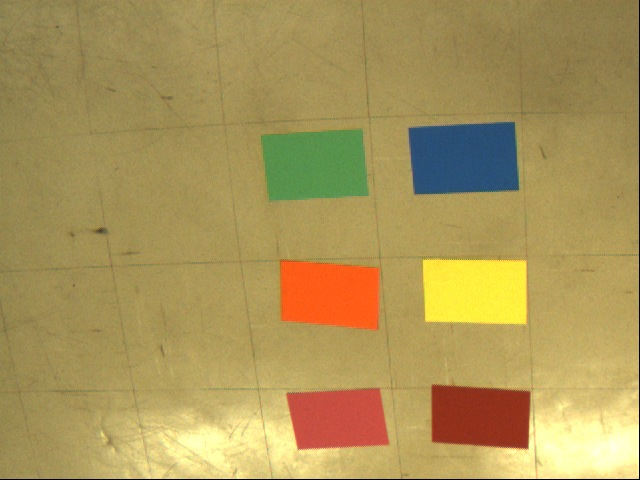
//> input picture cores.jpeg, 640 x 480 px
$ ./threshold_picker cores.jpeg   (built with g++ and OpenCV 4)
//> lines starting //> are read from the running program, lines starting //| are printed output that depends on the picture
#include "opencv2/imgproc/imgproc.hpp"
#include "opencv2/highgui/highgui.hpp"
#include <stdlib.h>
#include <stdio.h>

#define MAX_BINARY_VALUE 255
#define MAX_GRAY_VALUE 255

#define WINDOW_TITLE "Threshold Picker"
#define TB_LOWER_NAME "Threshold lower value"
#define TB_UPPER_NAME "Threshold upper value"

//Types of effects - this is used when writing the applied
//effects to a string
#define EROSION 3
#define DILATION 4
#define OPENING 5
#define CLOSING 6

//This is the string that hold all applied effects in order
char *applied_effects = NULL ;

using namespace cv ;


//When using a single threshold set this to 255
int threshold_upper_value = 255 ;
int threshold_lower_value = 0 ;

//Declaration of image handlers
Mat source, modified, gray, binary ;

//Prototype of trackbar envent handler function
void trackbar_event(int , void *) ;

//Prototype of effects menu function
int effects_menu() ;

//Prototype of apply threshold function
void apply_threshold() ;

//Prototype of write effects to string function
void write_effects_str(int operation, int kernel_type, int kernel_size) ;

//Prototype of function apply dilation
void apply_dilation() ;

int main(int argc, char *argv[]) {


	if (argc != 2) {
		printf("usage: %s <filename>\n", argv[0]) ;
		exit(2) ;
	}

	//Reads the original image and converts it to gray scale
	source = imread(argv[1], CV_LOAD_IMAGE_COLOR) ;
//> source is the input picture: 480 rows x 640 cols, CV_8UC3; mean B, G, R 88.4, 149.4, 171.1
	modified = source.clone() ;
	cvtColor(source, gray, CV_BGR2GRAY) ;
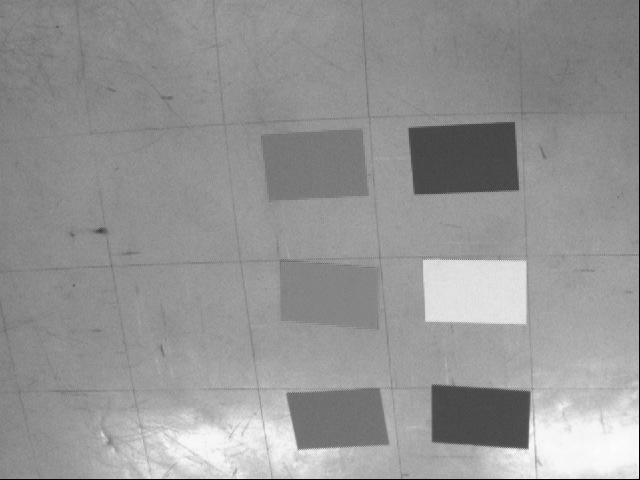
//> gray: 480 rows x 640 cols, CV_8UC1; min 1, max 252, mean 149


	namedWindow(WINDOW_TITLE, CV_WINDOW_AUTOSIZE) ;

	//Upper threshold value trackbar
	createTrackbar(TB_UPPER_NAME, WINDOW_TITLE, &threshold_upper_value, MAX_BINARY_VALUE, trackbar_event) ;
	createTrackbar(TB_LOWER_NAME, WINDOW_TITLE, &threshold_lower_value, MAX_BINARY_VALUE, trackbar_event) ;
//> slider 'Threshold lower value' is set to 51

	trackbar_event(0, 0) ;

	waitKey(1) ;
	//Keep showing menu until user select to exit
	while(effects_menu()) ;

	return 0 ;
}


//Apply dual side threshold on the image with effects applied
//It does not show the image on the screen!
void apply_threshold() {
	cvtColor(modified, gray, CV_BGR2GRAY) ;
	//Apply a dual side threshold on gray image to binarize it
	inRange(gray, threshold_lower_value, threshold_upper_value, binary) ;
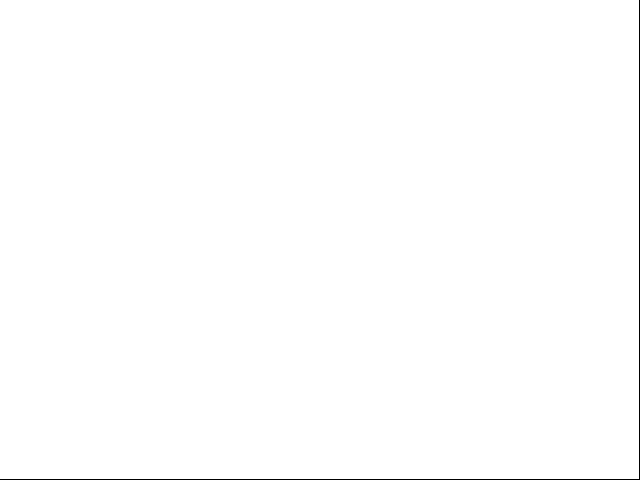
//> binary: 480 rows x 640 cols, CV_8UC1; 99.6% white; black in thin lines or dots
}

//Routine to handle the trackbar value change
//It is used to show the image on screen as well
void trackbar_event(int , void *) {
	apply_threshold() ;
	imshow(WINDOW_TITLE, binary) ;
	waitKey(1) ;
}

//Clear all effects applied to the image by loading it again
//It does clear the string that hold the applied affects too
void clear_effects() {
	//Deallocate the modified image and makes a copy of the original
	modified.deallocate() ;
	modified = source.clone() ;
	//Also clears the applied effects string
	free(applied_effects) ;
	applied_effects = NULL  ;
}

//Reads the information about the kernel of the effect to be applied
//It receives two pointers to ints which will hold the type and the size of
//the kernel. The type is the same as the opencv library.
void read_kernel(int *type, int *size) {
	printf("Which type of kernel do you want?\n"
			"0 - Rectangular\n"
			"1 - Cross\n"
			"2 - Elliptcal\n") ;
	scanf("%d", type) ;

	printf("Enter the size of the kernel: ") ;
	scanf("%d", size) ;
}


//Update the string that holds all effects applied
//The operation is defined on the top of this file
//The kernel type is the same as the opencv library
void write_effects_str(int operation, int kernel_type, int kernel_size) {
	char buffer[1024] = "" ;

	switch (operation) {
		case EROSION:
			strcat(buffer, "Erosion: ") ;
			break ;
		case DILATION:
			strcat(buffer, "Dilation: ") ;
			break ;
		case OPENING:
			strcat(buffer, "Opening: ") ;
			break ;
		case CLOSING:
			strcat(buffer, "Closing: ") ;
			break ;
	}

	char kernel_type_str[20] ;
	switch (kernel_type) {
		case 0:
			strcpy(kernel_type_str, "Rectangular") ;
			break ;
		case 1:
			strcpy(kernel_type_str, "Cross") ;
			break ;
		case 2:
			strcpy(kernel_type_str, "Elliptical") ;
			break ;
	}
	sprintf(buffer, "%sKernel(%s, %d)\n", buffer, kernel_type_str, kernel_size) ;

	int len_appl_eff = 0 ;
	if (applied_effects != NULL) {
		len_appl_eff = strlen(applied_effects) ;
	}

	if (applied_effects == NULL) {
		applied_effects = (char *) malloc(sizeof(char)) ;
		applied_effects[0] = '\0' ;
	}
	applied_effects = (char *) realloc(applied_effects, len_appl_eff+strlen(buffer)+1) ;
	strcat(applied_effects, buffer) ;
}

//Reads kernel properties from stdin and
//applies an erosion with the desired kernel
//to the image
//It also updates the string that holds all effects applied
void apply_erosion() {
	int type, size ;
	read_kernel(&type, &size) ;

	Mat kernel = getStructuringElement(type, Size(2*size+1, 2*size+1), Point(size, size)) ;
	erode(modified, modified, kernel) ;

	write_effects_str(EROSION, type, size) ;
}

//The same as apply_erosion, but applies a dilation
void apply_dilation() {
	int type, size ;
	read_kernel(&type, &size) ;

	Mat kernel = getStructuringElement(type, Size(2*size+1, 2*size+1), Point(size, size)) ;
	dilate(modified, modified, kernel) ;

	write_effects_str(DILATION, type, size) ;
}


//The same as apply_erosion
void apply_opening() {
	int type, size ;
	read_kernel(&type, &size) ;

	Mat kernel = getStructuringElement(type, Size(2*size+1, 2*size+1), Point(size, size)) ;
	morphologyEx(modified, modified, MORPH_OPEN, kernel) ;

	write_effects_str(OPENING, type, size) ;
}

//The same as apply_erosion
void apply_closing() {
	int type, size ;
	read_kernel(&type, &size) ;

	Mat kernel = getStructuringElement(type, Size(2*size+1, 2*size+1), Point(size, size)) ;
	morphologyEx(modified, modified, MORPH_CLOSE, kernel) ;

	write_effects_str(CLOSING, type, size) ;
}

//changes the trackbars values to the otsu threshold value
void apply_otsu() {
	int lower_value = (int) threshold(gray, binary, 0, 255, THRESH_BINARY_INV | THRESH_OTSU) ;
	setTrackbarPos(TB_LOWER_NAME, WINDOW_TITLE, lower_value) ;
	setTrackbarPos(TB_UPPER_NAME, WINDOW_TITLE, 255) ;
}


//Show all possible options
//read an option from stdin and calls the
//desired function
//It returns zero when exit is selected
int effects_menu() {
	printf("Effect menu\n\n"
			"Choose an option:\n"
			"0 - Exit\n"
			"1 - Clear effects\n"
			"2 - Show current effects\n"
			"3 - Apply erosion\n"
			"4 - Apply dilation\n"
			"5 - Apply closing\n"
			"6 - Apply opening\n"
			"7 - Change threshold values\n"
			"8 - Apply Otsu's Binarization\n\n"
			) ;

	int option = 0 ;
	scanf("%d", &option) ;
//> the answer given: 3

	switch (option) {
		case 1:
			clear_effects() ;
			break ;
		case 2:
			if (applied_effects == NULL) {
				printf("No effects applied!") ;
			} else {
				printf(applied_effects) ;
			}
			printf("\n") ;
			break ;
		case 3:
			apply_erosion() ;
//> the answer given: moedas.jpg
			break ;
		case 4:
			apply_dilation() ;
			break ;
		case 5:
			apply_opening() ;
			break ;
		case 6:
			apply_closing() ;
			break ;
		case 7:
			printf("Use the trackbas to change the threshold values, then press any key on window.\n") ;
			waitKey(0) ;
			break ;
		case 8:
			apply_otsu() ;
			break ;
	}

	trackbar_event(0,0) ;

	return option ;
}
